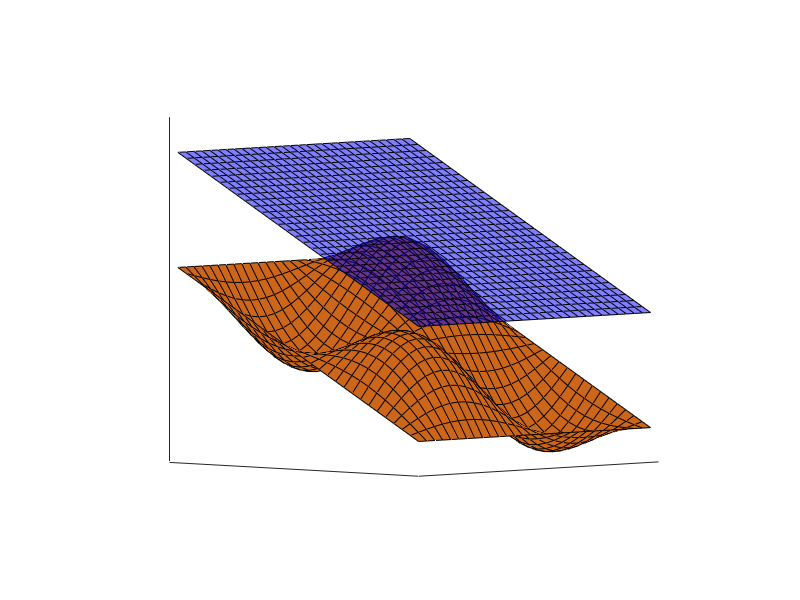

The MATLAB script that drew this image:
clc
clear all
close all

L = 160*1e3;

x = linspace( -L/2, L/2, 30);
y = x;

[yg,xg] = meshgrid(y,x);

Hs = 2000.0 - xg * tan( 0.5 * pi / 180.0);
Hb = Hs - 1000.0 + 500.0 * sin( xg * 2.0 * pi / L) .* sin( yg * 2.0 * pi / L);
Hi = Hs - Hb;

surf(Hb,'facecolor',[0.8,0.4,0.1]);
hold on
surf(Hs,'facecolor','b','facealpha',0.5);
set(gca,'cameraposition',[0.3356    0.3237    4.0721]*1e3,'xtick',[],'ytick',[],'ztick',[]);
set(gcf,'position',[744   370   758   680],'color','w');
